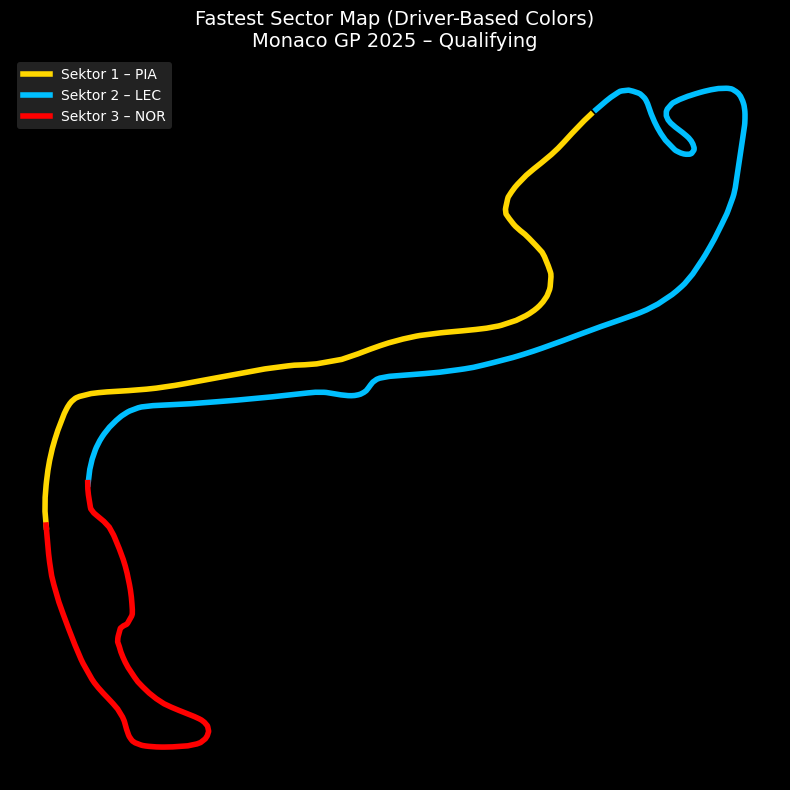

Source code (Python):
import os
import fastf1
import fastf1.plotting
import matplotlib.pyplot as plt

# ===============================
# CACHE
# ===============================
CACHE_DIR = "/content/fastf1_cache"
os.makedirs(CACHE_DIR, exist_ok=True)
fastf1.Cache.enable_cache(CACHE_DIR)
fastf1.plotting.setup_mpl(misc_mpl_mods=False)

# ===============================
# CONFIG
# ===============================
YEAR = 2025
RACE_NAME = "Monaco"
SESSION = "Q"

# ===============================
# LOAD SESSION
# ===============================
session = fastf1.get_session(YEAR, RACE_NAME, SESSION)
session.load()

# ===============================
# FILTER LAPS WITH VALID SECTORS
# ===============================
laps = session.laps
laps = laps[
    laps["Sector1Time"].notna() &
    laps["Sector2Time"].notna() &
    laps["Sector3Time"].notna()
]

# ===============================
# FASTEST SECTOR LAPS
# ===============================
lap_s1 = laps.loc[laps["Sector1Time"].idxmin()]
lap_s2 = laps.loc[laps["Sector2Time"].idxmin()]
lap_s3 = laps.loc[laps["Sector3Time"].idxmin()]

# ===============================
# CUT TELEMETRY BY TIME
# ===============================
def cut_sector_telemetry(lap, t_start, t_end):
    tel = lap.get_telemetry().copy()
    tel["TimeSec"] = tel["Time"].dt.total_seconds()
    return tel[(tel["TimeSec"] >= t_start) & (tel["TimeSec"] <= t_end)]

# sektor timing
s1_end = lap_s1["Sector1Time"].total_seconds()

s2_start = lap_s2["Sector1Time"].total_seconds()
s2_end   = s2_start + lap_s2["Sector2Time"].total_seconds()

s3_start = lap_s3["Sector1Time"].total_seconds() + lap_s3["Sector2Time"].total_seconds()
s3_end   = lap_s3["LapTime"].total_seconds()

# potong telemetry
tel_s1 = cut_sector_telemetry(lap_s1, 0.0, s1_end)
tel_s2 = cut_sector_telemetry(lap_s2, s2_start, s2_end)
tel_s3 = cut_sector_telemetry(lap_s3, s3_start, s3_end)

# ===============================
# DRIVER-BASED COLORS (FIX)
# ===============================
DRIVER_COLORS = {
    lap_s1["Driver"]: "gold",
    lap_s2["Driver"]: "deepskyblue",
    lap_s3["Driver"]: "red"
}

# ===============================
# PLOT
# ===============================
plt.figure(figsize=(8, 8))
ax = plt.gca()
ax.set_facecolor("#1f1f1f")

plt.plot(tel_s1["X"], tel_s1["Y"],
         color=DRIVER_COLORS[lap_s1["Driver"]],
         linewidth=4,
         label=f"Sektor 1 – {lap_s1['Driver']}")

plt.plot(tel_s2["X"], tel_s2["Y"],
         color=DRIVER_COLORS[lap_s2["Driver"]],
         linewidth=4,
         label=f"Sektor 2 – {lap_s2['Driver']}")

plt.plot(tel_s3["X"], tel_s3["Y"],
         color=DRIVER_COLORS[lap_s3["Driver"]],
         linewidth=4,
         label=f"Sektor 3 – {lap_s3['Driver']}")

plt.title(
    "Fastest Sector Map (Driver-Based Colors)\nMonaco GP 2025 – Qualifying",
    fontsize=14, color="white"
)

plt.axis("off")
plt.legend(facecolor="#2b2b2b", edgecolor="none", labelcolor="white")
plt.tight_layout()
plt.show()
